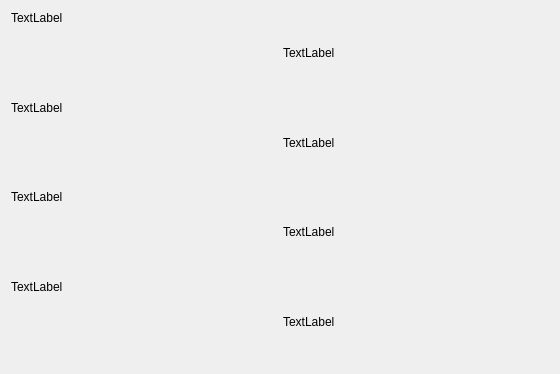
<?xml version="1.0" encoding="UTF-8"?>
<ui version="4.0">
 <class>WeatherWidget</class>
 <widget class="QWidget" name="WeatherWidget">
  <property name="geometry">
   <rect>
    <x>0</x>
    <y>0</y>
    <width>560</width>
    <height>374</height>
   </rect>
  </property>
  <property name="sizePolicy">
   <sizepolicy hsizetype="Expanding" vsizetype="Expanding">
    <horstretch>0</horstretch>
    <verstretch>0</verstretch>
   </sizepolicy>
  </property>
  <property name="windowTitle">
   <string>Form</string>
  </property>
  <layout class="QGridLayout" name="gridLayout_2">
   <item row="0" column="0">
    <layout class="QGridLayout" name="gridLayout">
     <item row="0" column="1">
      <widget class="QLabel" name="lblFCDay0">
       <property name="text">
        <string>TextLabel</string>
       </property>
       <property name="wordWrap">
        <bool>true</bool>
       </property>
      </widget>
     </item>
     <item row="0" column="0">
      <widget class="QLabel" name="lblDay0">
       <property name="layoutDirection">
        <enum>Qt::LeftToRight</enum>
       </property>
       <property name="text">
        <string>TextLabel</string>
       </property>
       <property name="alignment">
        <set>Qt::AlignLeading|Qt::AlignLeft|Qt::AlignTop</set>
       </property>
       <property name="wordWrap">
        <bool>false</bool>
       </property>
      </widget>
     </item>
     <item row="2" column="0">
      <widget class="QLabel" name="lblDay2">
       <property name="text">
        <string>TextLabel</string>
       </property>
       <property name="alignment">
        <set>Qt::AlignLeading|Qt::AlignLeft|Qt::AlignTop</set>
       </property>
      </widget>
     </item>
     <item row="1" column="0">
      <widget class="QLabel" name="lblDay1">
       <property name="text">
        <string>TextLabel</string>
       </property>
       <property name="alignment">
        <set>Qt::AlignLeading|Qt::AlignLeft|Qt::AlignTop</set>
       </property>
      </widget>
     </item>
     <item row="4" column="0">
      <widget class="QLabel" name="lblDay3">
       <property name="text">
        <string>TextLabel</string>
       </property>
       <property name="alignment">
        <set>Qt::AlignLeading|Qt::AlignLeft|Qt::AlignTop</set>
       </property>
      </widget>
     </item>
     <item row="1" column="1">
      <widget class="QLabel" name="lblFCDay1">
       <property name="text">
        <string>TextLabel</string>
       </property>
       <property name="wordWrap">
        <bool>true</bool>
       </property>
      </widget>
     </item>
     <item row="2" column="1">
      <widget class="QLabel" name="lblFCDay2">
       <property name="text">
        <string>TextLabel</string>
       </property>
       <property name="wordWrap">
        <bool>true</bool>
       </property>
      </widget>
     </item>
     <item row="4" column="1">
      <widget class="QLabel" name="lblFCDay3">
       <property name="text">
        <string>TextLabel</string>
       </property>
       <property name="wordWrap">
        <bool>true</bool>
       </property>
      </widget>
     </item>
    </layout>
   </item>
  </layout>
 </widget>
 <resources/>
 <connections/>
</ui>
